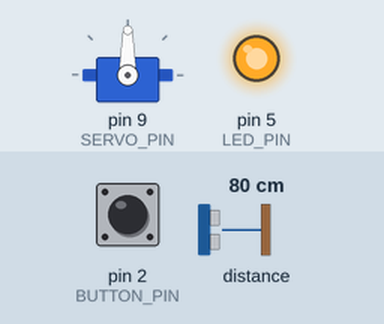
Recording of a sketch running on a simulated Arduino Uno, built with avr-gcc and run on an emulated ATmega328P. Shown: servo, output pins drawn as LEDs (lit = HIGH). The inputs (shaded band) are chosen by the test bench; at power-on: distance to the obstacle 80 cm, pin 2 (BUTTON_PIN) HIGH.

Above: at 1.2 s.
1.3 s: distance to the obstacle set to 11 cm
2.8 s: distance to the obstacle set to 8 cm
At 3.2 s:
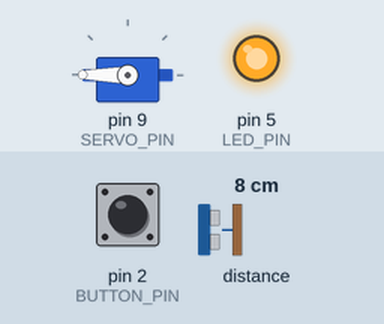
5.8 s: pin 2 (BUTTON_PIN) pulled LOW for 1 s
At 7.9 s:
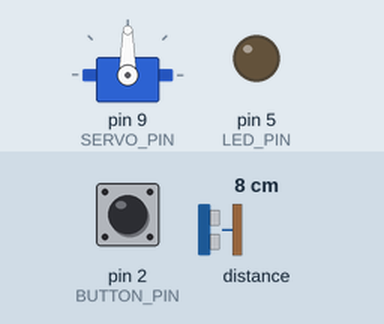
8.3 s: pin 2 (BUTTON_PIN) pulled LOW for 3.2 s
At 10.6 s:
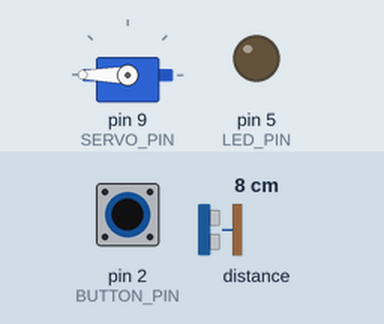
13.0 s: distance to the obstacle set to 18 cm
At 13.9 s:
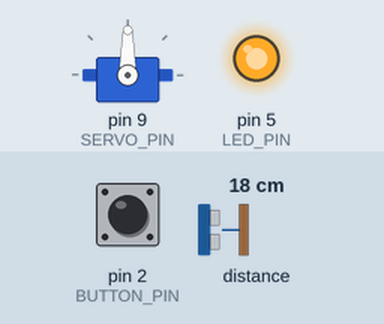
14.6 s: distance to the obstacle set to 2 cm
At 15.9 s:
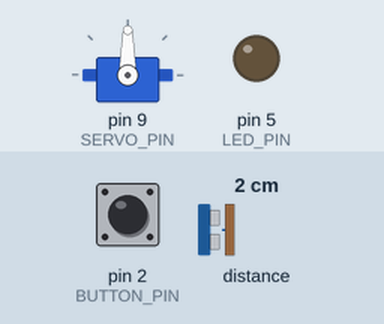
Timing chart, 0 to 17.1 s (numbered marks = the images above; inputs shaded):
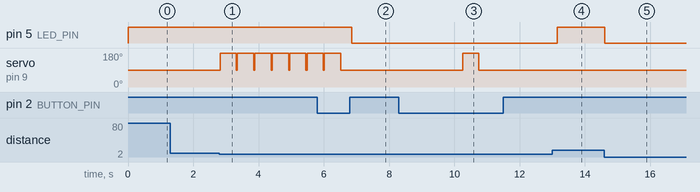

Measured:
- the behaviour switches between 10 and 9 cm on distance to the obstacle (found by bisection; images 0 and 1)
- after the input at 1.3 s, every drawn part: stays the same
- after the input at 2.8 s, servo on pin 9 (SERVO_PIN): alternates 180° for 0.50 s and 90° for 0.03 s, starting at once
- after the input at 5.8 s, pin 5 (LED_PIN): HIGH → LOW after 1.1 s; servo on pin 9 (SERVO_PIN): goes on until 6.5 s, then stays 90°
- after the input at 8.3 s, servo on pin 9 (SERVO_PIN): 90° → 180° after 2.0 s, → 90° 0.50 s later
- after the input at 13.0 s, pin 5 (LED_PIN): LOW → HIGH after 0.15 s
- after the input at 14.6 s, pin 5 (LED_PIN): HIGH → LOW at once

The sketch:

nimblelamp.ino
```cpp
#include <Wire.h>
#include <VL53L0X.h>
#include <Servo.h>

// Pin definitions
#define SERVO_PIN 9
#define BUTTON_PIN 2
#define LED_PIN 5

// Settings
const int DETECTION_RANGE_MM = 100;
const int SERVO_ESCAPE_ANGLE = 180;
const int SERVO_HOME_ANGLE = 90;
const unsigned long DEBOUNCE_DELAY = 50;

// Global variables
VL53L0X distanceSensor;
Servo lampServo;

bool annoyingMode = true;
bool lastButtonState = HIGH;
unsigned long lastDebounceTime = 0;

void setup() {
  Serial.begin(9600);

  // Initialize components
  pinMode(BUTTON_PIN, INPUT_PULLUP);
  pinMode(LED_PIN, OUTPUT);
  digitalWrite(LED_PIN, HIGH);

  lampServo.attach(SERVO_PIN);
  lampServo.write(SERVO_HOME_ANGLE);

  Wire.begin();

  if (!distanceSensor.init()) {
    Serial.println("Sensor error!");
    while (1);
  }

  distanceSensor.setTimeout(500);
  distanceSensor.startContinuous();
}

void loop() {
  handleButton();
  handleDistanceSensor();
}

void handleButton() {
  int reading = digitalRead(BUTTON_PIN);

  if (reading != lastButtonState) {
    lastDebounceTime = millis();
  }

  if ((millis() - lastDebounceTime) > DEBOUNCE_DELAY) {
    if (reading == LOW) {
      annoyingMode = !annoyingMode;
      delay(300); // Prevent rapid toggling
    }
  }

  lastButtonState = reading;
}

void handleDistanceSensor() {
  int distance = distanceSensor.readRangeContinuousMillimeters();

  if (distanceSensor.timeoutOccurred()) {
    return;
  }

  if (distance < DETECTION_RANGE_MM) {
    if (annoyingMode) {
      triggerEscape();
    } else {
      digitalWrite(LED_PIN, LOW);
      delay(1000);
    }
  } else {
    digitalWrite(LED_PIN, HIGH);
  }
}

void triggerEscape() {
  lampServo.write(SERVO_ESCAPE_ANGLE);
  delay(500);
  lampServo.write(SERVO_HOME_ANGLE);
}
```
